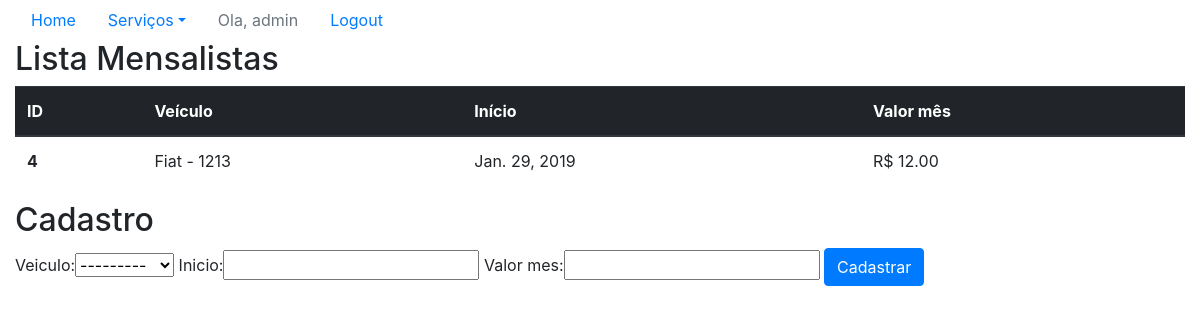
Page /sistema/mensalistas/ (signed in) on the earlier database version.
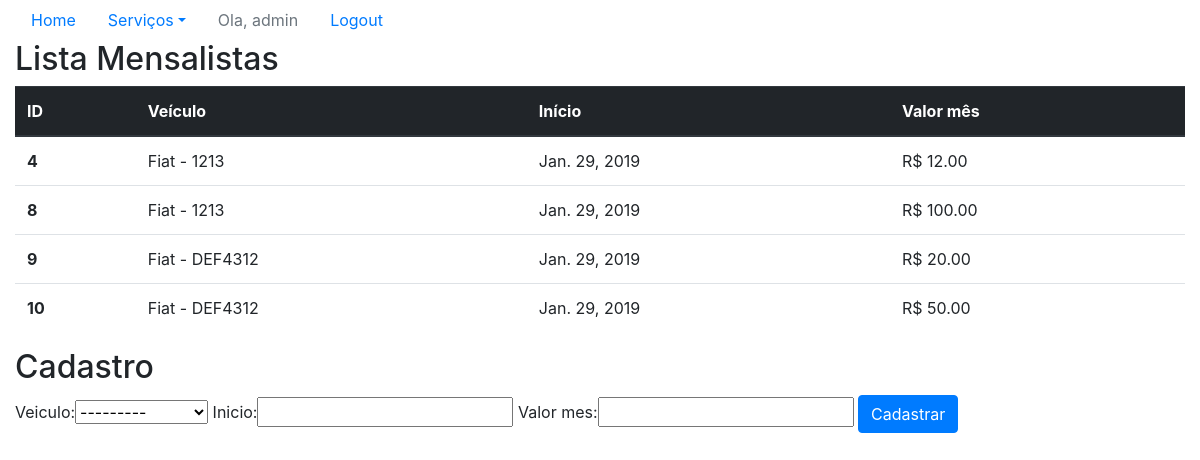
Same page on the later database version.
### core/models.py (models this page shows, shortened)
class Mensalista(models.Model):
    veiculo = models.ForeignKey(Veiculo, on_delete=models.CASCADE)
    inicio = models.DateField()
    valor_mes = models.DecimalField(max_digits=6, decimal_places=2)

class Veiculo(models.Model):
    marca = models.ForeignKey(Marca, on_delete=models.CASCADE)
    placa = models.CharField(max_length=7)
    proprietario = models.ForeignKey(Pessoa, on_delete=models.CASCADE)
    cor = models.CharField(max_length=15)
    observacoes = models.TextField()
    def __str__(self):
        return self.marca.nome + ' - ' + self.placa

class Marca(models.Model):
    nome = models.CharField(max_length=50)

### core/views.py (the view)
# urls.py: path('mensalistas/', lista_mensalista,
@login_required
def lista_mensalista(request):
    mensalistas = Mensalista.objects.all
    form = MensalistaForm()
    data = {'mensalistas': mensalistas, 'form': form}
    return render(request, 'core/lista_mensalistas.html', data)

### core/form.py
class MensalistaForm(ModelForm):
    class Meta:
        model = Mensalista
        fields = '__all__'

### core/templates/core/lista_mensalistas.html (shortened to what this page needs)
<!DOCTYPE html>
{% extends 'base.html' %}
{% load bootstrap %}
{% block menu %}
<ul class="nav nav-pills">
    <li class="nav-item">
        <a class="nav-link" href="{% url 'core_home' %}">Home</a>
    </li>
    <li class="nav-item dropdown">
        <a class="nav-link dropdown-toggle" data-toggle="dropdown" href="#" role="button" aria-haspopup="true" aria-expanded="false">Serviços</a>
    </li>
    {% if user.is_authenticated %}
        <li class="nav-item">
            <a class="nav-link disabled" href="#">Ola, {{ user }}</a>
        </li>
        <li class="nav-item">
            <a class="nav-link" href="{% url 'logout' %}">Logout</a>
        </li>
    {% else %}
        <li class="nav-item">
            <a class="nav-link" href="{% url 'login' %}">Login</a>
        </li>
    {% endif %}
</ul>
{% endblock %}
{% block main %}
    <h2>Lista Mensalistas</h2>
    <table class="table">
            <thead class="thead-dark">
              <tr>
                <th scope="col">ID</th>
                <th scope="col">Veículo</th>
                <th scope="col">Início</th>
                <th scope="col">Valor mês</th>
              </tr>
            </thead>
            <tbody>
                {% for mensalista in mensalistas %}
                <tr>
                <th scope="row">{{ mensalista.id }}</th>
                <td>{{ mensalista.veiculo }}</td>
                <td>{{ mensalista.inicio }}</td>
                <td>R$ {{ mensalista.valor_mes }}</td>
                </tr>
                {% endfor %}
            </tbody>
        </table>
        <form action="{% url 'core_mensalista_novo' %}" method="POST">
        <h2>Cadastro</h2>
        {{ form|bootstrap }}
        <button type="submit" class="btn btn-primary">Cadastrar</button>
    </form>
{% endblock %}

Differences in the rows shown:
added Mensalista: id "8", veiculo "Fiat - 1213", inicio "Jan. 29, 2019", valor_mes "100.00"
added Mensalista: id "9", veiculo "Fiat - DEF4312", inicio "Jan. 29, 2019", valor_mes "20.00"
added Mensalista: id "10", veiculo "Fiat - DEF4312", inicio "Jan. 29, 2019", valor_mes "50.00"
